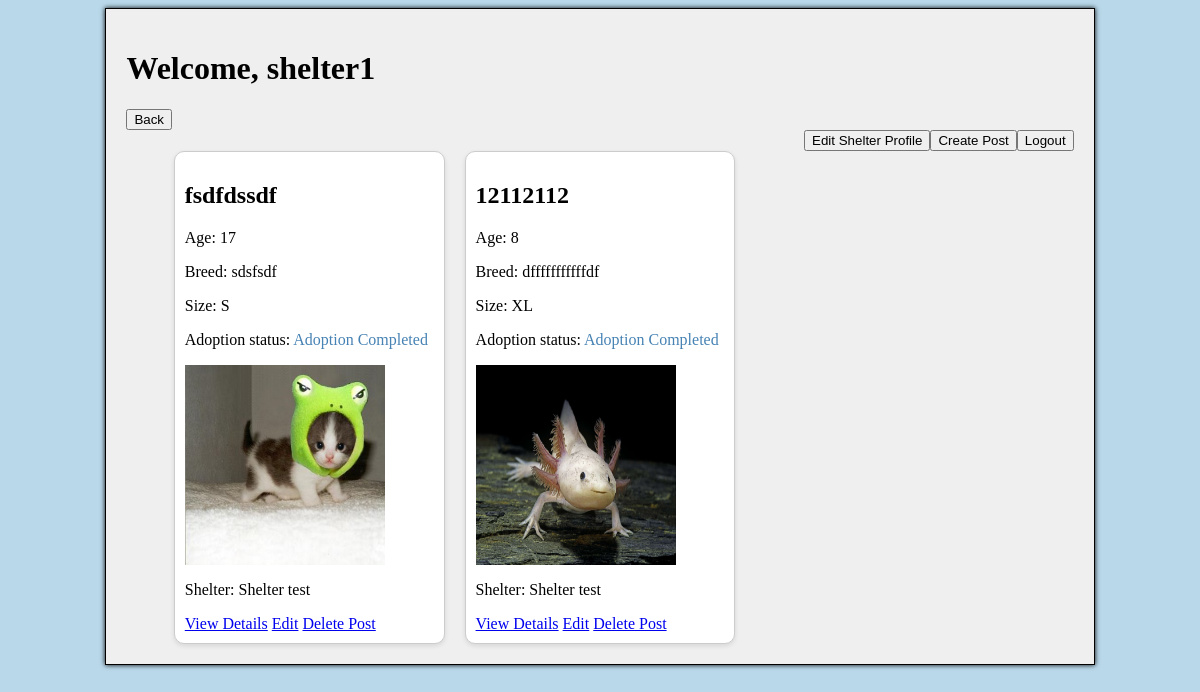
Before: /archive/ (signed in) with the older database file.
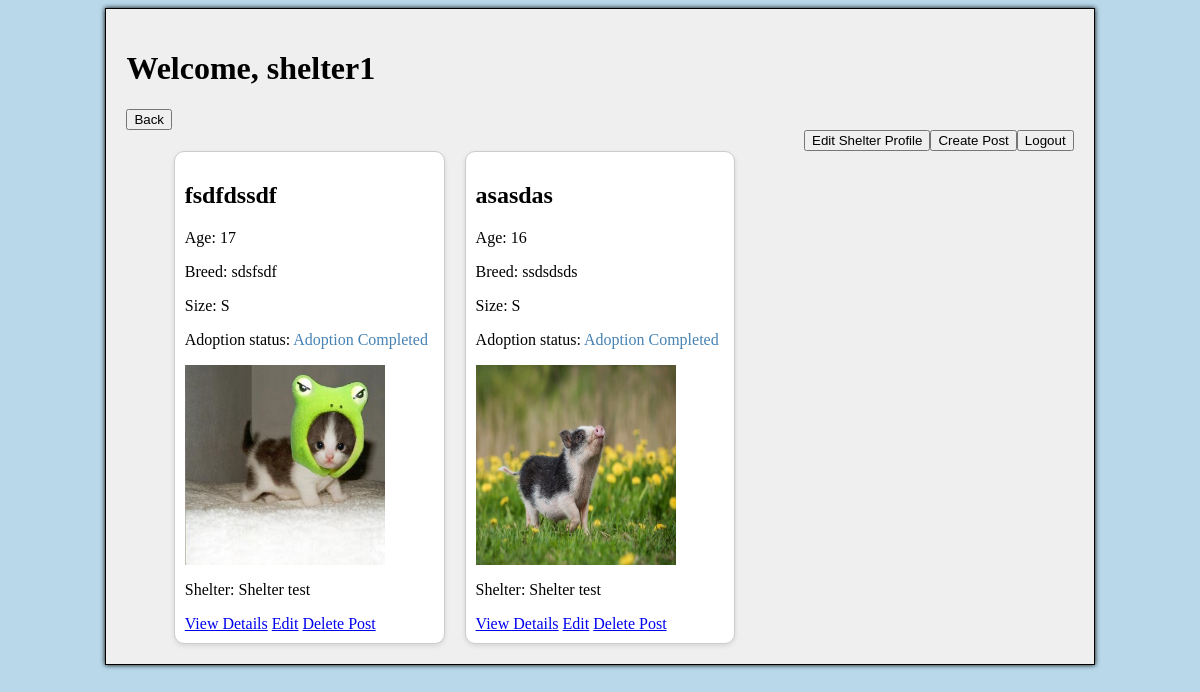
After: the same page with the newer database file.
### gui/models.py (models this page shows, shortened)
class DogAdoptionPost(models.Model):
    GENDER_CHOICES = [
        ('male', 'Male'),
        ('female', 'Female'),
    ]
    SIZE_CHOICES = [
        ('XS', 'Extra Small'),
        ('S', 'Small'),
        ('M', 'Medium'),
        ('L', 'Large'),
        ('XL', 'Extra Large'),
    ]
    ADOPTION_STAGE_CHOICES = [
        ('active', 'Active'),
        ('in_process', 'In Process'),
        ('completed', 'Completed'),
    ]
    name = models.CharField(max_length=255)
    age = models.PositiveIntegerField()
    gender = models.CharField(max_length=6, choices=GENDER_CHOICES)
    breed = models.CharField(max_length=255)
    description = models.TextField(blank=True)
    shelter = models.ForeignKey(Shelter, on_delete=models.CASCADE, null=True)
    image = models.ImageField(upload_to='dogs/', blank=True, null=True)
    size = models.CharField(max_length=2, choices=SIZE_CHOICES, default='M')
    adoption_stage = models.CharField(max_length=20, choices=ADOPTION_STAGE_CHOICES, default='active')

class Shelter(models.Model):
    user = models.OneToOneField(get_user_model(), on_delete=models.CASCADE, related_name='shelter', limit_choices_to={'role': 'shelter'}, null=True)
    name = models.CharField(max_length=255)
    working_hours = models.TextField()
    phone = models.CharField(max_length=20)
    address = models.CharField(max_length=255, default='')
    latitude = models.FloatField(default=0.0)
    longitude = models.FloatField(default=0.0)

### gui/views.py (the view)
# urls.py: path('archive/', archive_page, name='archive_page'),
@login_required(login_url='/register-login')
def archive_page(request):
    archived_dogs = DogAdoptionPost.objects.filter(adoption_stage='completed')
    return render(request, 'archive_page.html', {'archived_dogs': archived_dogs})

### gui/templates/archive_page.html (shortened to what this page needs)
{% extends "base_content.html" %}
{% load static %}
{% block content %}
    <h1>Welcome, {{ request.user.username }}</h1>
    <button onclick="history.back();">Back</button>
    <form action="{% url 'logout' %}" method="post">
        <button type="submit" class="float-right">Logout</button>
    </form>
{% if request.user.role == 'shelter' %}
<form action="{% url 'create_post' %}" method="get" >
    <button type="submit" class="float-right">Create Post</button>
</form>
<form action="{% url 'edit_shelter' request.user.shelter.id %}" method="get">
    <button type="submit" class="float-right">Edit Shelter Profile</button>
</form>
{% endif %}
<div class="dog-container">
    {% for dog in archived_dogs %}
    <div class="dog-item">
        <h2>{{ dog.name }}</h2>
        <p>Age: {{ dog.age }}</p>
        <p>Breed: {{ dog.breed }}</p>
        <p>Size: {{ dog.size }}</p>
        <p>Adoption status:
            <span style="{% if dog.adoption_stage == 'active' %}color:limegreen;
                         {% elif dog.adoption_stage == 'in_process' %}color:darkorange;
                         {% elif dog.adoption_stage == 'completed' %}color:steelblue;{% endif %}">
                {% if dog.adoption_stage == 'active' %}
                    Available for Adoption
                {% elif dog.adoption_stage == 'in_process' %}
                    Adoption in Progress
                {% elif dog.adoption_stage == 'completed' %}
                    Adoption Completed
                {% else %}
                    Unknown Status
                {% endif %}
            </span>
        </p>
        <div class="dog-image">
            {% if dog.image %}
                <img src="{{ dog.image.url }}" style="width: 200px; height: 200px;">
            {% else %}
                <img src="{% static 'dog_silhouette.jpg' %}" style="width: 200px; height: 200px;">
            {% endif %}
        </div>
        <p>Shelter: {{ dog.shelter.name }}</p>
        <a href="{% url 'dog_details' pk=dog.pk %}">View Details</a>
        {% if request.user.is_authenticated and request.user.role == 'shelter' and dog.shelter.user == request.user %}
            <a href="{% url 'edit_post' dog.pk %}">Edit</a>
            <a href="{% url 'delete_post' dog.pk %}">Delete Post</a>
        {% endif %}
    </div>
    {% endfor %}
</div>
{% endblock %}

Changed rows visible on the page:
no longer on this page (row edited): DogAdoptionPost: name "12112112", age "8", breed "dfffffffffffdf", size "XL", adoption_stage "Adoption Completed", image (picture), shelter.name "Shelter test", shows "Edit"
now on this page (row edited): DogAdoptionPost: name "asasdas", age "16", breed "ssdsdsds", size "S", adoption_stage "Adoption Completed", image (picture), shelter.name "Shelter test", shows "Edit"
